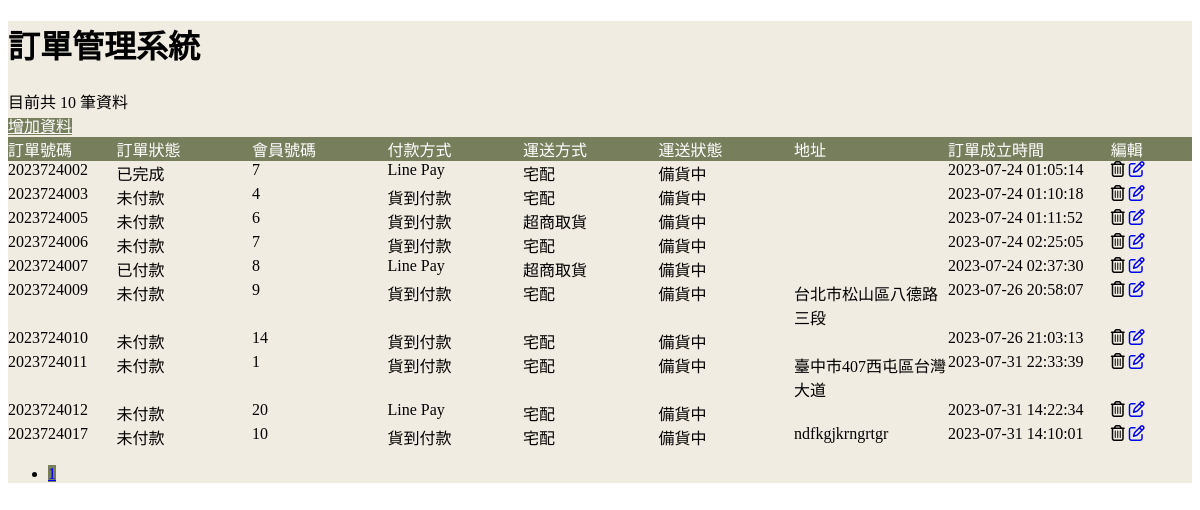
/Cart/ordergeneral/orderPagee.php, run on the app's committed database.
### tables this page shows
CREATE TABLE `order_general` (
  `order_id` int(14) NOT NULL,
  `payment_status` varchar(50) NOT NULL,
  `user_id` int(11) NOT NULL,
  `payment_method` varchar(50) NOT NULL,
  `delivery_method` varchar(50) NOT NULL,
  `delivery_address` varchar(100) NOT NULL,
  `delivery_status` varchar(50) NOT NULL,
  `order_date` datetime NOT NULL DEFAULT current_timestamp()
);

CREATE TABLE `user` (
  `user_id` int(11) NOT NULL,
  `user_name` varchar(50) NOT NULL,
  `nickname` varchar(50) NOT NULL,
  `user_password` varchar(30) NOT NULL,
  `user_phone` varchar(30) NOT NULL,
  `user_email` varchar(80) NOT NULL,
  `user_img` varchar(100) DEFAULT NULL,
  `self_intr` varchar(500) NOT NULL,
  `create_date` datetime NOT NULL,
  `updatetime` datetime NOT NULL,
  `last_login_time` datetime NOT NULL,
  `isValid` int(1) NOT NULL DEFAULT 1
);

### Cart/ordergeneral/orderPagee.php (the view, shortened to what this page needs)
<?php
require_once("../connect.php");
$where1 = "";
if(!isset($_GET["page"])){
    $page = 1;
}else{
    $page = $_GET["page"];
}
$perPage = 10;
$pageStart = ($page - 1 ) * $perPage;
$totalSql = "SELECT COUNT(*) as total FROM `Order_general` $where1";
$totalResult = $conn->query($totalSql);
$totalRow = $totalResult->fetch_assoc();
$totalRows = $totalRow['total'];
$totalPages = ceil($totalRows / $perPage);
$sql = "SELECT * FROM `Order_general` JOIN user ON order_general.user_id = user.user_id ORDER BY `order_id` ASC LIMIT $pageStart, $perPage";
try{
     $result = $conn->query($sql);
     $msgNum = $result -> num_rows;
     $rows = $result -> fetch_all(MYSQLI_ASSOC);
    }catch(mysqli_sql_exception $exc){
     $errorMsg = $exc->getMessage();
     $msgNum = -1;
    }
?>
<!DOCTYPE html>
<html lang="en">
<head>
    <link rel="stylesheet" href="https://cdnjs.cloudflare.com/ajax/libs/font-awesome/6.4.0/css/all.min.css">
</head>
<body>
<div class="container p-4 bgcwhite">
  <h1 class="pt-4 fw-bold">訂單管理系統</h1>
        <?php if($msgNum > 0): ?>
            <div class="d-flex">
                <div class="my-2 me-auto totalinfo">
                    目前共 <?=$msgNum?> 筆資料
                </div>
                <div>
                <a href="../utilities/navbar.php?webpage=orderForm.html" class="btn btn-sm titlecgr">增加資料</a>
                </div>
            </div>
            <div class="msg titlecgr">
                <div class="id">訂單號碼</div>
                <div class="name">訂單狀態</div>
                <div class="name">會員號碼</div>
                <div class="name">付款方式</div>
                <div class="name">運送方式</div>
                <div class="name">運送狀態</div>
                <div class="content">地址</div>
                <div class="time">訂單成立時間</div>
                <div class="edit">編輯</div>
            </div>
        <?php foreach($rows as $row):?>
            <div class="msg my-1">
                <div class="id"><?=$row["order_id"]?></div>
                <div class="name"><?=$row["payment_status"]?></div>
                <div class="name"><?=$row["user_id"]?></div>
                <div class="name"><?=$row["payment_method"]?></div>
                <div class="name"><?=$row["delivery_method"]?></div>
                <div class="name"><?=$row["delivery_status"]?></div>
                <div class="content"><?=$row["delivery_address"]?></div>
                <div class="time"><?=$row["order_date"]?></div>
                <div class="edit">
                    <span class="btn btn-sm btn-del" idn="<?=$row["order_id"]?>"><i class="fa-regular fa-trash-can"></i></span>
                    <a href="../utilities/navbar.php?webpage=orderPage2.php&order_id=<?=$row["order_id"]?>" class="btn btn-sm"><i class="fa-regular fa-pen-to-square"></i></a>
                </div>
            </div>
        <?php endforeach; ?>
            <?php elseif($msgNum == 0): ?>
                目前沒有資料
            <?php else: ?>
                發生錯誤：<?= $errorMsg ?>
        <?php endif;  ?>
        <div class="d-flex justify-content-center mt-3">
            <nav aria-label="Page navigation example ">
                <ul class="pagination">
                    <?php for ($i=1;$i<=$totalPages; $i++): ?>
                        <li class="page-item">
                            <a class="page-link <?= ($page==$i)?"active":""?>" href="./navbar.php?webpage=orderPagee.php&page=<?=$i?>"><?=$i?></a>
                        </li>
                    <?php endfor; ?>
                </ul>
            </nav>
        </div>
</div>
</body>
</html>

### Cart/ordergeneral/orderPagee.php (style rules this page uses)
.msg { display: flex; }
.id { width: 200px; }
.name { width: 250px; }
.edit { width: 150px; }
.content { width: calc(100% - 200px - 250px - 300px - 150px) }
.time { width: 300px; }
.bgcwhite { background-color: #F1Ece2; }
.titlecgr { background-color: #777e5c; color: white; }
.pagination { --bs-pagination-color: #777e5c; --bs-pagination-hover-color: #777e5c; --bs-pagination-focus-color: #777e5c; }
.active>.page-link, .page-link.active { background-color: #777e5c; border-color: #777e5c; }

### data on the page
order_general: order_id "2023724002", payment_status "已完成", user.user_id "7", payment_method "Line Pay", delivery_method "宅配", delivery_status "備貨中", order_date "2023-07-24 01:05:14"
order_general: order_id "2023724003", payment_status "未付款", user.user_id "4", payment_method "貨到付款", delivery_method "宅配", delivery_status "備貨中", order_date "2023-07-24 01:10:18"
order_general: order_id "2023724005", payment_status "未付款", user.user_id "6", payment_method "貨到付款", delivery_method "超商取貨", delivery_status "備貨中", order_date "2023-07-24 01:11:52"
order_general: order_id "2023724006", payment_status "未付款", user.user_id "7", payment_method "貨到付款", delivery_method "宅配", delivery_status "備貨中", order_date "2023-07-24 02:25:05"
order_general: order_id "2023724007", payment_status "已付款", user.user_id "8", payment_method "Line Pay", delivery_method "超商取貨", delivery_status "備貨中", order_date "2023-07-24 02:37:30"
order_general: order_id "2023724009", payment_status "未付款", user.user_id "9", payment_method "貨到付款", delivery_method "宅配", delivery_status "備貨中", delivery_address "台北市松山區八德路三段", order_date "2023-07-26 20:58:07"
order_general: order_id "2023724010", payment_status "未付款", user.user_id "14", payment_method "貨到付款", delivery_method "宅配", delivery_status "備貨中", order_date "2023-07-26 21:03:13"
order_general: order_id "2023724011", payment_status "未付款", user.user_id "1", payment_method "貨到付款", delivery_method "宅配", delivery_status "備貨中", delivery_address "臺中市407西屯區台灣大道", order_date "2023-07-31 22:33:39"
order_general: order_id "2023724012", payment_status "未付款", user.user_id "20", payment_method "Line Pay", delivery_method "宅配", delivery_status "備貨中", order_date "2023-07-31 14:22:34"
order_general: order_id "2023724017", payment_status "未付款", user.user_id "10", payment_method "貨到付款", delivery_method "宅配", delivery_status "備貨中", delivery_address "ndfkgjkrngrtgr", order_date "2023-07-31 14:10:01"

### other printed values
$msgNum "10"
